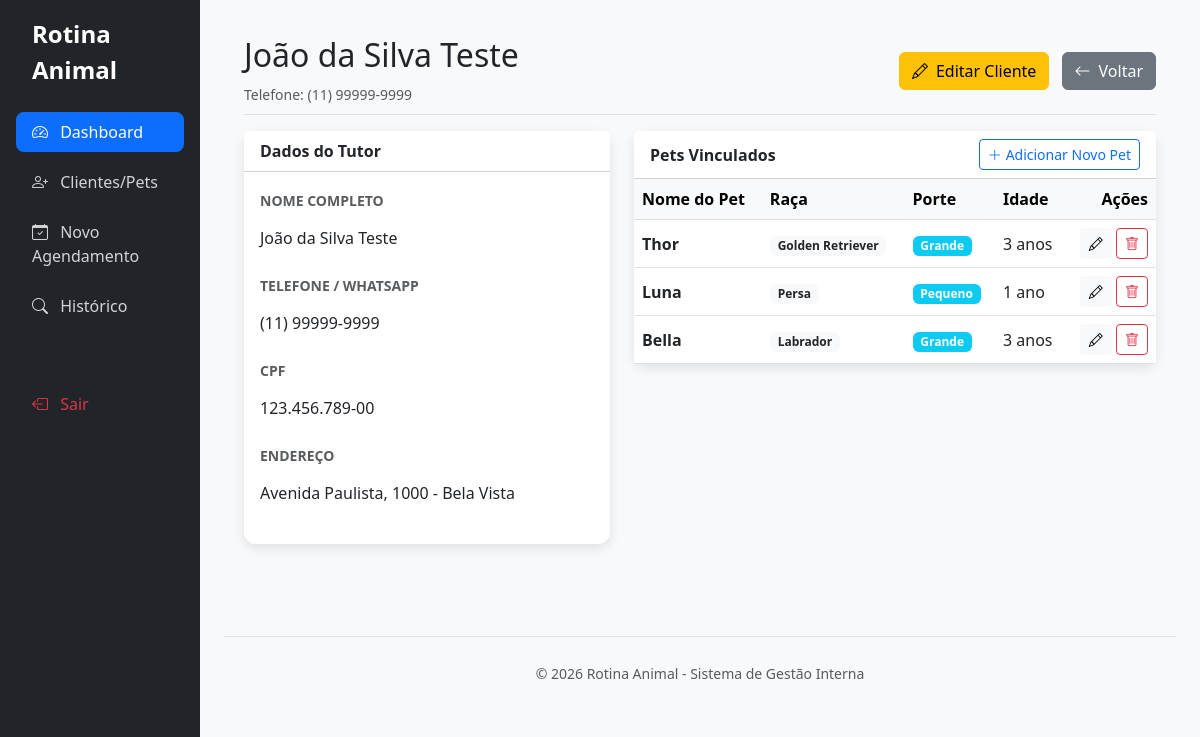
The page /cliente/1/ on the database its author committed.
### core/models.py (models this page shows, shortened)
class Cliente(models.Model):
    nome_cliente = models.CharField(max_length=100)
    telefone = models.CharField(max_length=20)
    cpf = models.CharField(max_length=11, unique=True, null=True, blank=True)
    rua = models.CharField(max_length=100, null=True, blank=True)
    numero = models.CharField(max_length=10, null=True, blank=True)
    bairro = models.CharField(max_length=100, null=True, blank=True)
    criado_em = models.DateTimeField(auto_now_add=True)

class Pet(models.Model):
    PORTE_CHOICES = [('pequeno', 'Pequeno'), ('medio', 'Médio'), ('grande', 'Grande')]
    cliente = models.ForeignKey(Cliente, on_delete=models.CASCADE, related_name='pets')
    nome_pet = models.CharField(max_length=100)
    raca_pet = models.CharField(max_length=100)
    porte_pet = models.CharField(max_length=20, choices=PORTE_CHOICES)
    idade_pet = models.CharField(max_length=20, null=True, blank=True)

### core/views.py (the view)
# urls.py: path('cliente/<int:cliente_id>/', views.cliente_detail_view, name='cliente_detail'),
def cliente_detail_view(request, cliente_id):
    cliente = get_object_or_404(Cliente, id=cliente_id)
    pets = cliente.pets.all()
    return render(request, 'cliente_detail.html', {'cliente': cliente, 'pets': pets})

### templates/cliente_detail.html (shortened to what this page needs)
{% extends 'base.html' %}
{% block content %}
<div class="pt-3 pb-2 mb-3 border-bottom d-flex justify-content-between align-items-center">
    <div>
        <h1 class="h2">{{ cliente.nome_cliente }}</h1>
        <small class="text-muted">Telefone: {{ cliente.telefone }}</small>
    </div>
    <div>
        <a href="{% url 'cliente_edit' cliente.id %}" class="btn btn-warning me-2">
            <i class="bi bi-pencil me-2"></i>Editar Cliente
        </a>
        <a href="{% url 'cadastro_cliente' %}" class="btn btn-secondary">
            <i class="bi bi-arrow-left me-2"></i>Voltar
        </a>
    </div>
</div>
<div class="row">
    <div class="col-lg-5">
        <div class="card card-tv mb-4">
            <div class="card-header bg-white fw-bold">Dados do Tutor</div>
            <div class="card-body">
                <div class="mb-3">
                    <label class="form-label text-muted small fw-bold">NOME COMPLETO</label>
                    <p class="form-control-plaintext">{{ cliente.nome_cliente }}</p>
                </div>
                <div class="mb-3">
                    <label class="form-label text-muted small fw-bold">TELEFONE / WHATSAPP</label>
                    <p class="form-control-plaintext">{{ cliente.telefone }}</p>
                </div>
                {% if cliente.cpf %}
                <div class="mb-3">
                    <label class="form-label text-muted small fw-bold">CPF</label>
                    <p class="form-control-plaintext">{{ cliente.cpf }}</p>
                </div>
                {% endif %}
                {% if cliente.rua %}
                <div class="mb-3">
                    <label class="form-label text-muted small fw-bold">ENDEREÇO</label>
                    <p class="form-control-plaintext">{{ cliente.rua }}, {{ cliente.numero }} - {{ cliente.bairro }}</p>
                </div>
                {% endif %}
            </div>
        </div>
    </div>
    <div class="col-lg-7">
        <div class="card card-tv">
            <div class="card-header bg-white d-flex justify-content-between align-items-center">
                <span class="fw-bold">Pets Vinculados</span>
                <a href="{% url 'pet_create' cliente.id %}" class="btn btn-sm btn-outline-primary">
                    <i class="bi bi-plus-lg me-1"></i>Adicionar Novo Pet
                </a>
            </div>
            <div class="card-body p-0">
                {% if pets %}
                <div class="table-responsive">
                    <table class="table table-hover align-middle mb-0">
                        <thead class="table-light">
                            <tr>
                                <th>Nome do Pet</th>
                                <th>Raça</th>
                                <th>Porte</th>
                                <th>Idade</th>
                                <th class="text-end">Ações</th>
                            </tr>
                        </thead>
                        <tbody>
                            {% for pet in pets %}
                            <tr>
                                <td class="fw-bold">{{ pet.nome_pet }}</td>
                                <td><span class="badge bg-light text-dark">{{ pet.raca_pet }}</span></td>
                                <td><span class="badge bg-info">{{ pet.get_porte_pet_display }}</span></td>
                                <td>{{ pet.idade_pet|default:"N/A" }}</td>
                                <td class="text-end">
                                    <a href="{% url 'pet_edit' pet.id %}" class="btn btn-sm btn-light" title="Editar">
                                        <i class="bi bi-pencil"></i>
                                    </a>
                                    <form method="POST" action="{% url 'pet_delete' pet.id %}" class="d-inline" onsubmit="return confirm('Tem certeza que deseja remover este pet?');">
                                        <button type="submit" class="btn btn-sm btn-outline-danger" title="Deletar">
                                            <i class="bi bi-trash"></i>
                                        </button>
                                    </form>
                                </td>
                            </tr>
                            {% endfor %}
                        </tbody>
                    </table>
                </div>
                {% else %}
                <div class="p-4 text-center text-muted">
                    <i class="bi bi-inbox fs-3"></i>
                    <p class="mt-2">Nenhum pet cadastrado. <a href="{% url 'pet_create' cliente.id %}">Adicionar um novo.</a></p>
                </div>
                {% endif %}
            </div>
        </div>
    </div>
</div>
{% endblock %}

### templates/base.html (style rules this page uses)
body { background-color: #f8f9fa; font-family: 'Segoe UI', Tahoma, Geneva, Verdana, sans-serif; }
.card-tv { border: none; box-shadow: 0 4px 12px rgba(0,0,0,0.1); border-radius: 12px; }

### rows shown on the page
Cliente: nome_cliente "João da Silva Teste", telefone "(11) 99999-9999", cpf "123.456.789-00", rua "Avenida Paulista", numero "1000", bairro "Bela Vista"
Pet: nome_pet "Thor", raca_pet "Golden Retriever", porte_pet "Grande", idade_pet "3 anos"
Pet: nome_pet "Luna", raca_pet "Persa", porte_pet "Pequeno", idade_pet "1 ano"
Pet: nome_pet "Bella", raca_pet "Labrador", porte_pet "Grande", idade_pet "3 anos"
